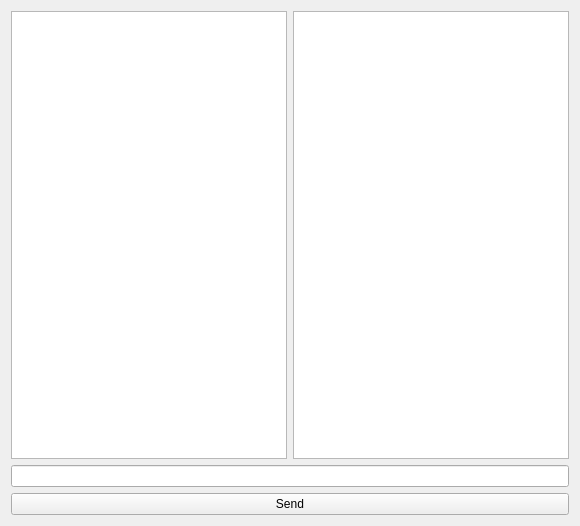
<?xml version="1.0" encoding="UTF-8"?>
<ui version="4.0">
 <class>Form</class>
 <widget class="QWidget" name="Form">
  <property name="geometry">
   <rect>
    <x>0</x>
    <y>0</y>
    <width>580</width>
    <height>526</height>
   </rect>
  </property>
  <property name="windowTitle">
   <string>Form</string>
  </property>
  <layout class="QVBoxLayout" name="verticalLayout">
   <item>
    <layout class="QHBoxLayout" name="horizontalLayout">
     <item>
      <widget class="QTextEdit" name="textEdit"/>
     </item>
     <item>
      <widget class="QTextEdit" name="textEdit_2"/>
     </item>
    </layout>
   </item>
   <item>
    <widget class="QLineEdit" name="lineEdit"/>
   </item>
   <item>
    <widget class="QPushButton" name="pushButton">
     <property name="text">
      <string>Send</string>
     </property>
    </widget>
   </item>
  </layout>
 </widget>
 <resources/>
 <connections/>
</ui>
